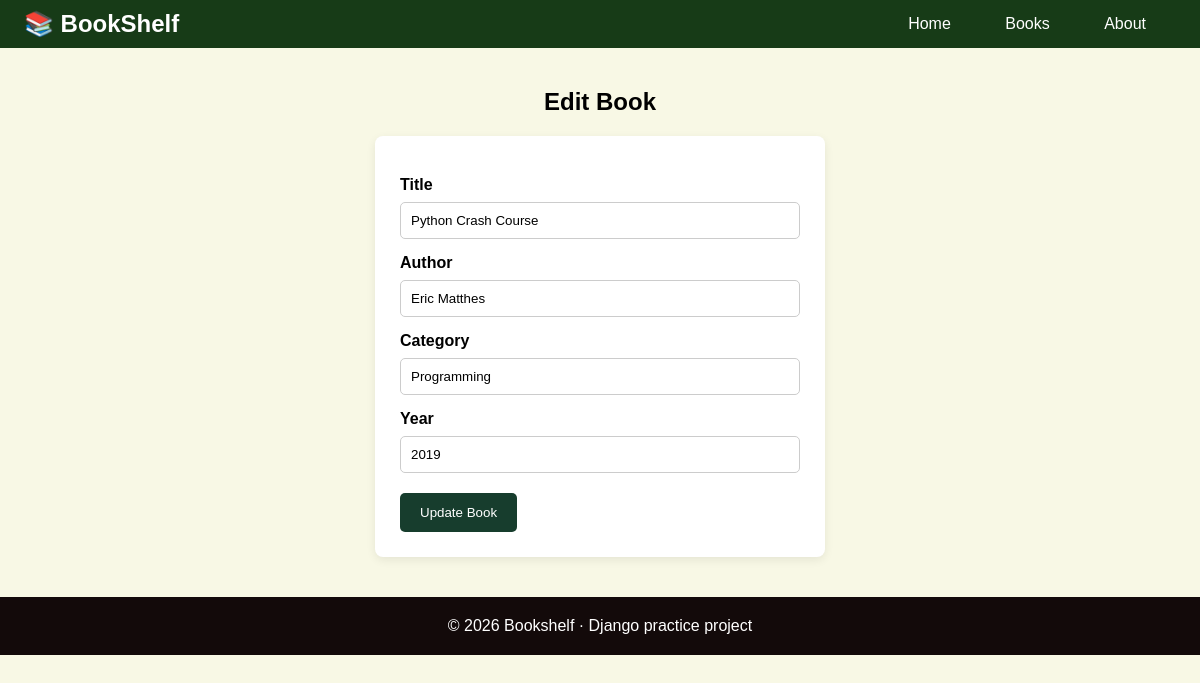
Screenshot of /books/1/edit/ with the database file from the repository.
### books/models.py (models this page shows, shortened)
class Book(models.Model):
    title = models.CharField(max_length=200)
    author = models.CharField(max_length=100)
    category = models.CharField(max_length=100)
    year = models.IntegerField()

### books/views.py (the view, shortened to what this page needs)
# urls.py: path('books/<int:id>/edit/', views.edit_book, name='edit_book'),
def edit_book(request, id):
    book=get_object_or_404(Book, id=id)
    return render(request, 'books/edit_book.html', {'book': book})

### books/templates/books/edit_book.html (shortened to what this page needs)
{% extends 'books/base.html' %}
{% load static %}
{% block content %}
<link rel="stylesheet" href="{% static 'books/edit_book.css' %}">
<section class="books-page">
    <h1>Edit Book</h1>
    <form method="POST">
        <label>Title</label>
        <input type="text" name="title" value="{{ book.title }}" required>
        <label>Author</label>
        <input type="text" name="author" value="{{ book.author }}" required>
        <label>Category</label>
        <input type="text" name="category" value="{{ book.category }}" required>
        <label>Year</label>
        <input type="number" name="year" value="{{ book.year }}" required>
        <button type="submit">Update Book</button>
    </form>
</section>
{% endblock %}

### books/static/books/style.css (style rules this page uses)
* { margin:0; padding:0; box-sizing: border-box; }
body { font-family: Arial, Helvetica, sans-serif; background-color: rgb(248, 248, 229); }

### books/static/books/edit_book.css (style rules this page uses)
.books-page h1 { text-align: center; margin-bottom: 20px; }
.books-page form { width: 450px; background-color: white; padding: 25px; border-radius: 8px; box-shadow: 0 3px 10px rgba(0, 0, 0, 0.08); margin: 0 auto; }
.books-page label { display: block; margin-top: 15px; margin-bottom: 8px; font-weight: bold; }
.books-page input { width: 100%; padding: 10px; border: 1px solid #ccc; border-radius: 5px; }
.books-page button { margin-top: 20px; padding: 12px 20px; background-color: #173d2d; color: white; border: none; border-radius: 5px; cursor: pointer; }

### rows the page displays
Book: title "Python Crash Course", author "Eric Matthes", category "Programming", year "2019"
